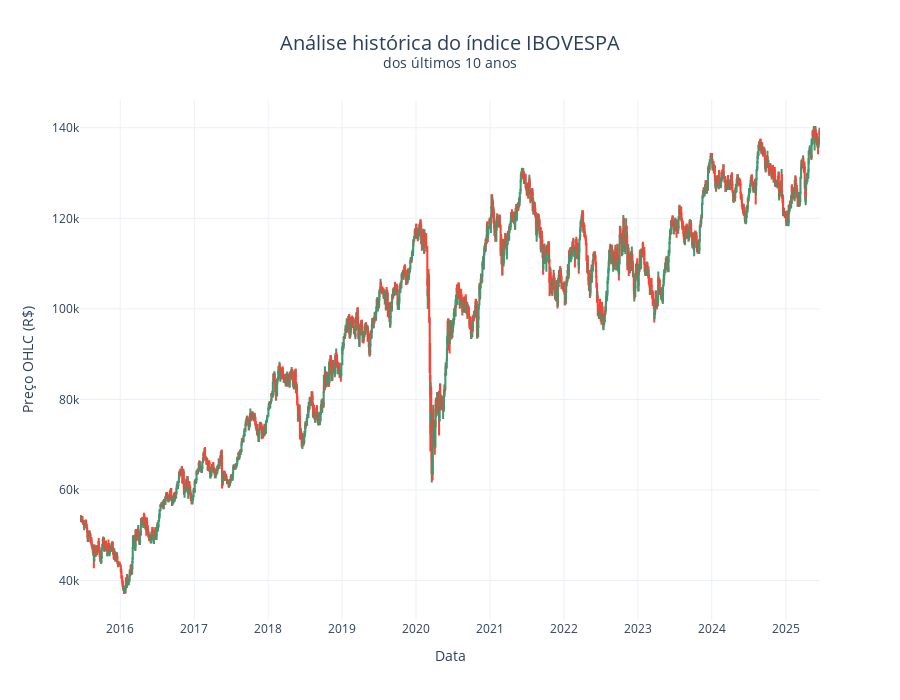

This figure's notebook cell:
### Code cell
# Gráfico de candlestick com abertura, fechamento, máxima e mínima
fig = go.Figure(data=[go.Candlestick(
    x=df_10years.index,
    open=df_10years['open'],
    high=df_10years['high'],
    low=df_10years['low'],
    close=df_10years['close'],
    name='OHLC',
    hovertext=[
        f"<b>Data</b>: {d.strftime('%d/%m/%Y')}<br>"
        f"<b>Abertura</b>: {o:.0f}<br>"
        f"<b>Máxima</b>: {h:.0f}<br>"
        f"<b>Mínima</b>: {l:.0f}<br>"
        f"<b>Fechamento</b>: {c:.0f}"
        for d, o, h, l, c in zip(df_10years.index, df_10years['open'], df_10years['high'], df_10years['low'], df_10years['close'])
    ],
    hoverinfo='text'
)])

# # Gráfico para a média móvel simples
# fig.add_trace(go.Scatter(
#     x=df_10years['ds'],
#     y=df_10years['sma_21'],
#     marker_color='blue',
#     name='MMS (21d)'
# ))

# Título e rótulos dos eixos
fig.update_layout(
    title=dict(text='Análise histórica do índice IBOVESPA' + '<br><sup>dos últimos 10 anos</sup>', x=0.5, font_size=20),
    xaxis=dict(title='Data'),                                                  
    yaxis=dict(title='Preço OHLC (R$)'),
    template='plotly_white',
    height=700
)

# Atualizar eixo X de 1 em 1 ano
fig.update_xaxes(
    dtick="M12",
    tickformat="%Y",
    rangeslider_visible=False
)

fig.show()

### Figure 1 — Plotly figure (JSON) as saved in the notebook; plotly's stock layout.template omitted (floating-point values rounded to 4 significant figures; data arrays with more than 128 entries replaced by an {"elided": "..."} marker saying what was removed)
{"data": [{"close": {"elided": "2481 int values"}, "high": {"elided": "2481 int values"}, "hoverinfo": "text", "hovertext": {"elided": "2481 str values"}, "low": {"elided": "2481 int values"}, "name": "OHLC", "open": {"elided": "2481 int values"}, "type": "candlestick", "x": {"elided": "2481 str values"}}], "layout": {"height": 700, "title": {"font": {"size": 20}, "text": "Análise histórica do índice IBOVESPA<br><sup>dos últimos 10 anos</sup>", "x": 0.5}, "xaxis": {"dtick": "M12", "rangeslider": {"visible": false}, "tickformat": "%Y", "title": {"text": "Data"}}, "yaxis": {"title": {"text": "Preço OHLC (R$)"}}}}
